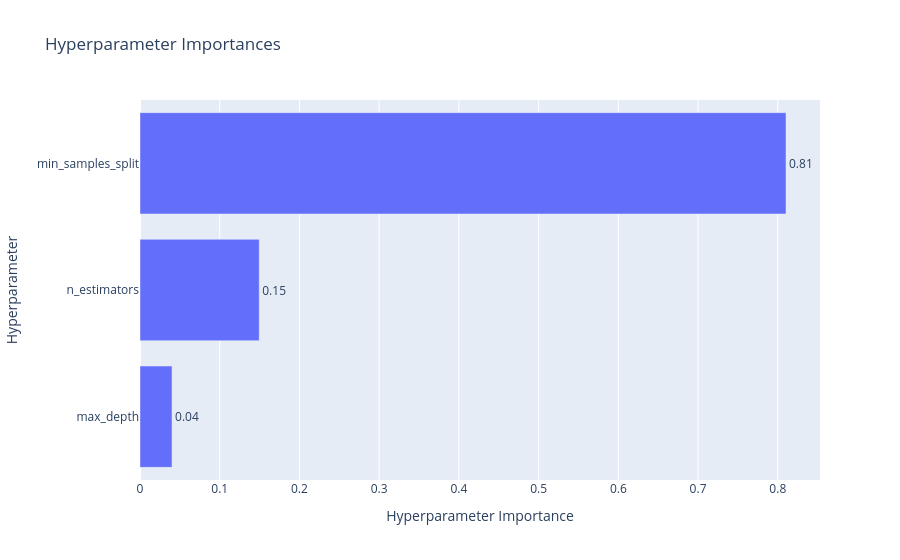

The notebook cell saved with this chart:
### Code cell
optuna.visualization.plot_param_importances(study_rf)

### Figure 1 — Plotly figure (JSON) as saved in the notebook; plotly's stock layout.template omitted (floating-point values rounded to 4 significant figures)
{"data": [{"cliponaxis": false, "hovertemplate": ["max_depth (IntDistribution): 0.04016614048387668<extra></extra>", "n_estimators (IntDistribution): 0.14953287868578066<extra></extra>", "min_samples_split (IntDistribution): 0.8103009808303426<extra></extra>"], "name": "Objective Value", "orientation": "h", "text": ["0.04", "0.15", "0.81"], "textposition": "outside", "type": "bar", "x": [0.04017, 0.1495, 0.8103], "y": ["max_depth", "n_estimators", "min_samples_split"]}], "layout": {"title": {"text": "Hyperparameter Importances"}, "xaxis": {"title": {"text": "Hyperparameter Importance"}}, "yaxis": {"title": {"text": "Hyperparameter"}}}}
